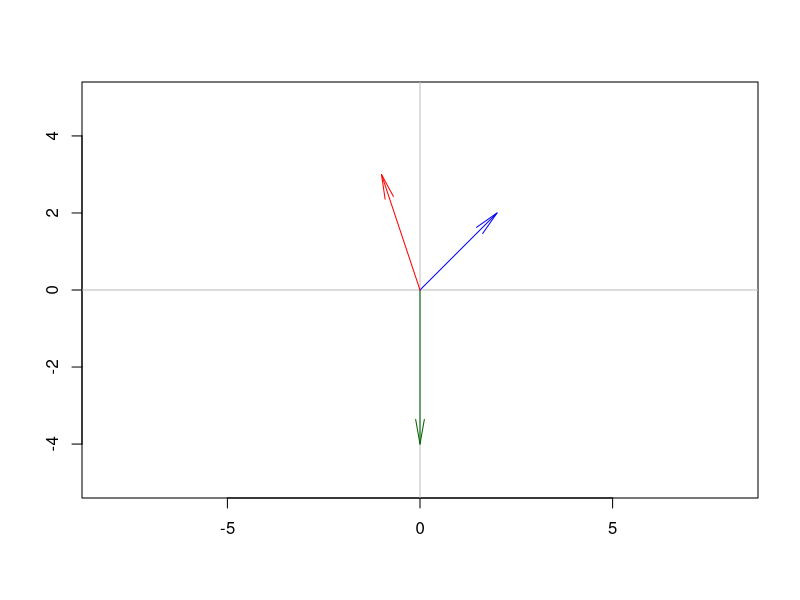
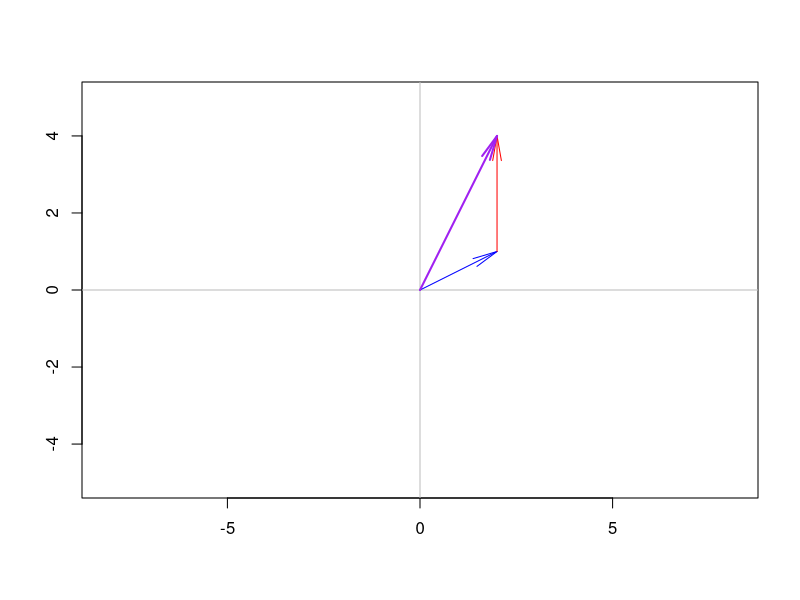

Here is the R script that generated these plots, in order:
## ---- chunk 1
knitr::opts_chunk$set(echo = TRUE)
## ---- chunk 2
### definindo alguns vetores
u <- c(0, -4)
v <- c(2, 2)
w <- c(-1, 3)

### essa pequena função facilita bastante representar vetores na janela gráfica
plotVector <- function(v, color = 'black', width = 1)
    arrows(x0 = 0, y0 = 0, x1 = v[1], y1 = v[2],
           col = color, lwd = width, angle = 10)

### vamos apenas inicializar uma região gráfica vazia;
### xlim e ylim se referem aos limites desta janela;
### xlab e ylab são os nomes de cada eixo (nada, no caso).
plot(NA, xlim = c(-5, 5), ylim = c(-5, 5), xlab = '', ylab = '', asp = 1)

### vamos também desenhar linhas que representam os eixos de coordenadas
abline(h = 0, col = 'grey')
abline(v = 0, col = 'grey')

### agora, podemos usar a função que desenha vetores
plotVector(u, 'darkgreen')
plotVector(v, 'blue')
plotVector(w, 'red')
## ---- chunk 3
u <- c(2, 1)
v <- c(0, 3)

### esta função desenha um vetor a partir da ponta de outro vetor
plotDislocatedVector <- function(u, v, color = 'black', width = 1)
    arrows(x0 = u[1], y0 = u[2], x1 = u[1] + v[1], y1 = u[2] + v[2],
           col = color, lwd = width, angle = 10)

### novamente, vamos inicializar um gráfico vazio
plot(NA, xlim = c(-5, 5), ylim = c(-5, 5), xlab = '', ylab = '', asp = 1)

abline(h = 0, col = 'grey')
abline(v = 0, col = 'grey')

plotVector(u, 'blue')
plotDislocatedVector(u, v, 'red')
plotVector(u + v, 'purple', width = 2)
